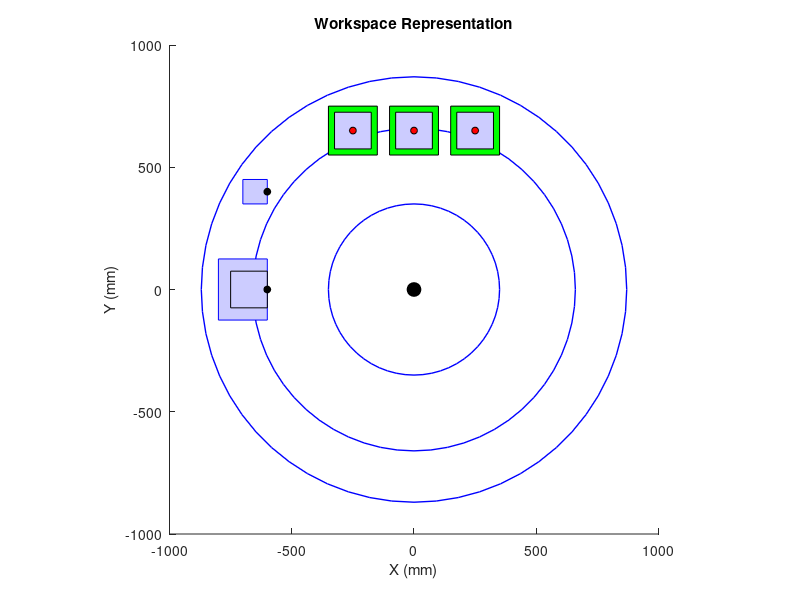

Write the MATLAB code that produced this figure.
close all;

% Setup the figure and axes
figure;
hold on;
axis equal;
xlim([-1000 1000]);
ylim([-1000 1000]);
xlabel('X (mm)');
ylabel('Y (mm)');
title('Workspace Representation');

% Define the concentric circles with radii 200, 310, 350, 600 mm
radii = [350, 660, 870];
center = [0, 0];

for r = radii
    rectangle('Position', [center(1) - r, center(2) - r, 2*r, 2*r], ...
              'Curvature', [1, 1], 'EdgeColor', 'b', 'LineWidth', 1);
end

% Define reference points
robotBase = [0,0];
homePositionE = [-600, 400];    % center of box
positionD = [-600, 0];
positionA = [-250, 650];
positionB = [0, 650];
positionC = [250, 650];

% Draw object base A, B, C
rectangle('Position', [positionA(1)-100, positionA(2)-100, 200, 200], 'FaceColor', 'g');
rectangle('Position', [positionB(1)-100, positionB(2)-100, 200, 200], 'FaceColor', 'g');
rectangle('Position', [positionC(1)-100, positionC(2)-100, 200, 200], 'FaceColor', 'g');

% Draw home position and position D
rectangle('Position', [homePositionE(1)-100, homePositionE(2)-50, 100, 100], 'FaceColor', [0.8 0.8 1], 'EdgeColor', 'b');
rectangle('Position', [positionD(1)-200, positionD(2)-125, 200, 250], 'FaceColor', [0.8 0.8 1], 'EdgeColor', 'b');

% Draw object base A, B, C, D
rectangle('Position', [positionA(1)-75, positionA(2)-75, 150, 150], 'FaceColor', [0.8 0.8 1], 'EdgeColor', 'k');
rectangle('Position', [positionB(1)-75, positionB(2)-75, 150, 150], 'FaceColor', [0.8 0.8 1], 'EdgeColor', 'k');
rectangle('Position', [positionC(1)-75, positionC(2)-75, 150, 150], 'FaceColor', [0.8 0.8 1], 'EdgeColor', 'k');
rectangle('Position', [positionD(1)-150, positionD(2)-75, 150, 150], 'FaceColor', [0.8 0.8 1], 'EdgeColor', 'k');

% Draw reference points
plot(robotBase(1), robotBase(2), 'ko', 'MarkerSize', 10, 'MarkerFaceColor', 'k');

plot(homePositionE(1), homePositionE(2), 'ko', 'MarkerSize', 5, 'MarkerFaceColor', 'k');
plot(positionD(1), positionD(2), 'ko', 'MarkerSize', 5, 'MarkerFaceColor', 'k');
plot(positionA(1), positionA(2), 'ko', 'MarkerSize', 5, 'MarkerFaceColor', 'r');
plot(positionB(1), positionB(2), 'ko', 'MarkerSize', 5, 'MarkerFaceColor', 'r');
plot(positionC(1), positionC(2), 'ko', 'MarkerSize', 5, 'MarkerFaceColor', 'r');




% % Draw position
% rectangle('Position', [homePositionE(1), homePositionE(2), 50, 50], ...
%     'FaceColor', [0.8 0.8 1], 'EdgeColor', 'b');


% % Position A
% positionA = [-850, 50]; % Relative position to the center (x, y)
% widthA = 150;
% heightA = 150;
% rectangle('Position', [positionA(1), positionA(2), widthA, heightA], ...
%           'EdgeColor', 'k', 'FaceColor', 'r');
% 
% % Position B
% positionB = [-850 + 150, 50]; % Position B is next to A (based on the dimensions)
% widthB = 150;
% heightB = 150;
% rectangle('Position', [positionB(1), positionB(2), widthB, heightB], ...
%           'EdgeColor', 'k', 'FaceColor', 'g');


% Labels and other graphical elements can be added if necessary

hold off;
